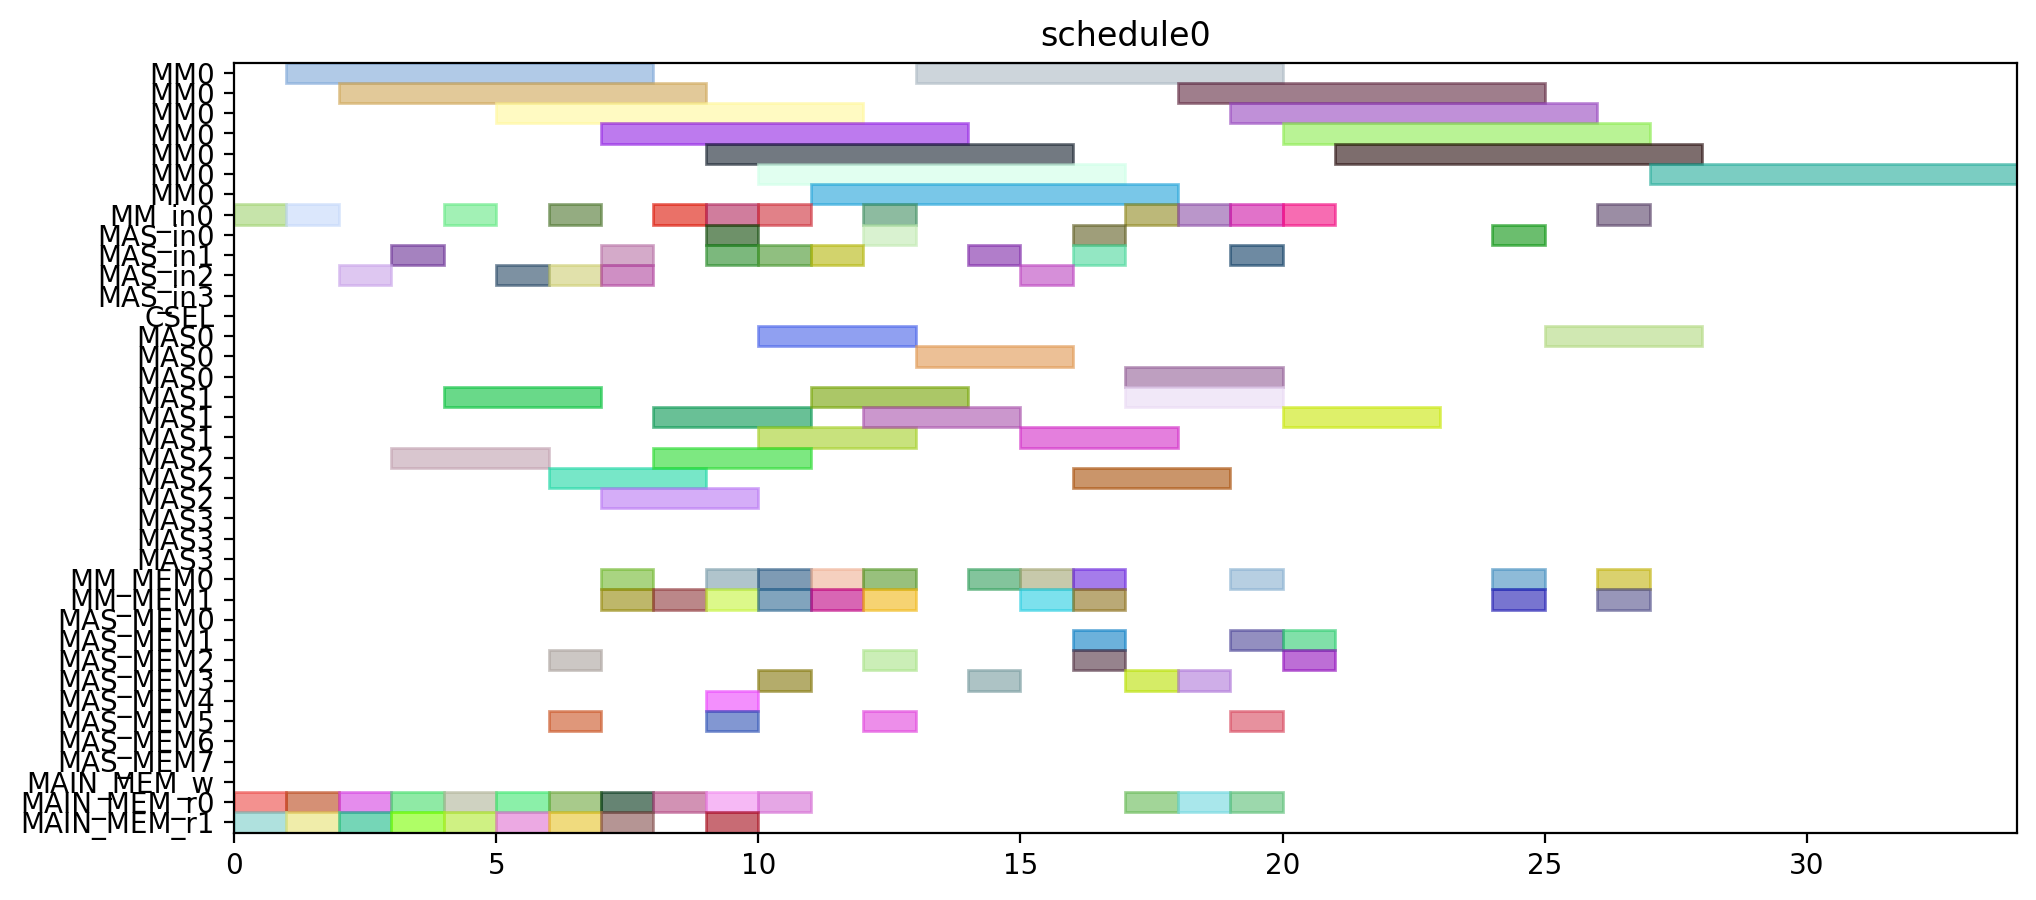

This chart was generated by the following Python code:
from pyschedule import Scenario, solvers, plotters, alt


def solve():
	horizon = 120
	S = Scenario("schedule0", horizon=horizon)

	# resource
	MM = S.Resources('MM', num=1, size=7)
	MM_in = S.Resources('MM_in', num=1)
	MAS_in = S.Resources('MAS_in', num=4)
	CSEL = S.Resource('CSEL')
	MAS = S.Resources('MAS', num=4, size=3, periods=range(1, horizon))
	MM_MEM = S.Resources('MM_MEM', num=2)
	MAS_MEM = S.Resources('MAS_MEM', num=8)
	MAIN_MEM_w = S.Resource('MAIN_MEM_w', size=1)
	MAIN_MEM_r = S.Resources('MAIN_MEM_r', num=2)

	# result of previous scheduling

	# new tasks
	t0 = S.Task('t0', length=7, delay_cost=1)
	t0 += alt(MM)
	t0_in = S.Task('t0_in', length=1, delay_cost=1)
	t0_in += alt(MM_in)
	S += t0_in*MM_in[0]<=t0*MM[0]
	t0_mem0 = S.Task('t0_mem0', length=1, delay_cost=1)
	t0_mem0 += MAIN_MEM_r[0]
	S += t0_mem0 <= t0

	t0_mem1 = S.Task('t0_mem1', length=1, delay_cost=1)
	t0_mem1 += MAIN_MEM_r[1]
	S += t0_mem1 <= t0

	t1 = S.Task('t1', length=7, delay_cost=1)
	t1 += alt(MM)
	t1_in = S.Task('t1_in', length=1, delay_cost=1)
	t1_in += alt(MM_in)
	S += t1_in*MM_in[0]<=t1*MM[0]
	t1_mem0 = S.Task('t1_mem0', length=1, delay_cost=1)
	t1_mem0 += MAIN_MEM_r[0]
	S += t1_mem0 <= t1

	t1_mem1 = S.Task('t1_mem1', length=1, delay_cost=1)
	t1_mem1 += MAIN_MEM_r[1]
	S += t1_mem1 <= t1

	t2 = S.Task('t2', length=7, delay_cost=1)
	t2 += alt(MM)
	t2_in = S.Task('t2_in', length=1, delay_cost=1)
	t2_in += alt(MM_in)
	S += t2_in*MM_in[0]<=t2*MM[0]
	t2_mem0 = S.Task('t2_mem0', length=1, delay_cost=1)
	t2_mem0 += MAIN_MEM_r[0]
	S += t2_mem0 <= t2

	t2_mem1 = S.Task('t2_mem1', length=1, delay_cost=1)
	t2_mem1 += MAIN_MEM_r[1]
	S += t2_mem1 <= t2

	t3 = S.Task('t3', length=3, delay_cost=1)
	t3 += alt(MAS)
	t3_in = S.Task('t3_in', length=1, delay_cost=1)
	t3_in += alt(MAS_in)
	S += t3_in*MAS_in[0]<=t3*MAS[0]

	S += t3_in*MAS_in[1]<=t3*MAS[1]

	S += t3_in*MAS_in[2]<=t3*MAS[2]

	S += t3_in*MAS_in[3]<=t3*MAS[3]

	t3_mem0 = S.Task('t3_mem0', length=1, delay_cost=1)
	t3_mem0 += MAIN_MEM_r[0]
	S += t3_mem0 <= t3

	t3_mem1 = S.Task('t3_mem1', length=1, delay_cost=1)
	t3_mem1 += MAIN_MEM_r[1]
	S += t3_mem1 <= t3

	t4 = S.Task('t4', length=3, delay_cost=1)
	t4 += alt(MAS)
	t4_in = S.Task('t4_in', length=1, delay_cost=1)
	t4_in += alt(MAS_in)
	S += t4_in*MAS_in[0]<=t4*MAS[0]

	S += t4_in*MAS_in[1]<=t4*MAS[1]

	S += t4_in*MAS_in[2]<=t4*MAS[2]

	S += t4_in*MAS_in[3]<=t4*MAS[3]

	t4_mem0 = S.Task('t4_mem0', length=1, delay_cost=1)
	t4_mem0 += MAIN_MEM_r[0]
	S += t4_mem0 <= t4

	t4_mem1 = S.Task('t4_mem1', length=1, delay_cost=1)
	t4_mem1 += MAIN_MEM_r[1]
	S += t4_mem1 <= t4

	t8 = S.Task('t8', length=3, delay_cost=1)
	t8 += alt(MAS)
	t8_in = S.Task('t8_in', length=1, delay_cost=1)
	t8_in += alt(MAS_in)
	S += t8_in*MAS_in[0]<=t8*MAS[0]

	S += t8_in*MAS_in[1]<=t8*MAS[1]

	S += t8_in*MAS_in[2]<=t8*MAS[2]

	S += t8_in*MAS_in[3]<=t8*MAS[3]

	t8_mem0 = S.Task('t8_mem0', length=1, delay_cost=1)
	t8_mem0 += MAIN_MEM_r[0]
	S += t8_mem0 <= t8

	t8_mem1 = S.Task('t8_mem1', length=1, delay_cost=1)
	t8_mem1 += MAIN_MEM_r[1]
	S += t8_mem1 <= t8

	t9 = S.Task('t9', length=3, delay_cost=1)
	t9 += alt(MAS)
	t9_in = S.Task('t9_in', length=1, delay_cost=1)
	t9_in += alt(MAS_in)
	S += t9_in*MAS_in[0]<=t9*MAS[0]

	S += t9_in*MAS_in[1]<=t9*MAS[1]

	S += t9_in*MAS_in[2]<=t9*MAS[2]

	S += t9_in*MAS_in[3]<=t9*MAS[3]

	t9_mem0 = S.Task('t9_mem0', length=1, delay_cost=1)
	t9_mem0 += MAIN_MEM_r[0]
	S += t9_mem0 <= t9

	t9_mem1 = S.Task('t9_mem1', length=1, delay_cost=1)
	t9_mem1 += MAIN_MEM_r[1]
	S += t9_mem1 <= t9

	t13 = S.Task('t13', length=3, delay_cost=1)
	t13 += alt(MAS)
	t13_in = S.Task('t13_in', length=1, delay_cost=1)
	t13_in += alt(MAS_in)
	S += t13_in*MAS_in[0]<=t13*MAS[0]

	S += t13_in*MAS_in[1]<=t13*MAS[1]

	S += t13_in*MAS_in[2]<=t13*MAS[2]

	S += t13_in*MAS_in[3]<=t13*MAS[3]

	t13_mem0 = S.Task('t13_mem0', length=1, delay_cost=1)
	t13_mem0 += MAIN_MEM_r[0]
	S += t13_mem0 <= t13

	t13_mem1 = S.Task('t13_mem1', length=1, delay_cost=1)
	t13_mem1 += MAIN_MEM_r[1]
	S += t13_mem1 <= t13

	t14 = S.Task('t14', length=3, delay_cost=1)
	t14 += alt(MAS)
	t14_in = S.Task('t14_in', length=1, delay_cost=1)
	t14_in += alt(MAS_in)
	S += t14_in*MAS_in[0]<=t14*MAS[0]

	S += t14_in*MAS_in[1]<=t14*MAS[1]

	S += t14_in*MAS_in[2]<=t14*MAS[2]

	S += t14_in*MAS_in[3]<=t14*MAS[3]

	t14_mem0 = S.Task('t14_mem0', length=1, delay_cost=1)
	t14_mem0 += MAIN_MEM_r[0]
	S += t14_mem0 <= t14

	t14_mem1 = S.Task('t14_mem1', length=1, delay_cost=1)
	t14_mem1 += MAIN_MEM_r[1]
	S += t14_mem1 <= t14

	t5 = S.Task('t5', length=7, delay_cost=1)
	t5 += alt(MM)
	t5_in = S.Task('t5_in', length=1, delay_cost=1)
	t5_in += alt(MM_in)
	S += t5_in*MM_in[0]<=t5*MM[0]
	t5_mem0 = S.Task('t5_mem0', length=1, delay_cost=1)
	t5_mem0 += alt(MAS_MEM)
	S += (t3*MAS[0])-1 < t5_mem0*MAS_MEM[0]
	S += (t3*MAS[1])-1 < t5_mem0*MAS_MEM[2]
	S += (t3*MAS[2])-1 < t5_mem0*MAS_MEM[4]
	S += (t3*MAS[3])-1 < t5_mem0*MAS_MEM[6]
	S += t5_mem0 <= t5

	t5_mem1 = S.Task('t5_mem1', length=1, delay_cost=1)
	t5_mem1 += alt(MAS_MEM)
	S += (t4*MAS[0])-1 < t5_mem1*MAS_MEM[1]
	S += (t4*MAS[1])-1 < t5_mem1*MAS_MEM[3]
	S += (t4*MAS[2])-1 < t5_mem1*MAS_MEM[5]
	S += (t4*MAS[3])-1 < t5_mem1*MAS_MEM[7]
	S += t5_mem1 <= t5

	t6 = S.Task('t6', length=3, delay_cost=1)
	t6 += alt(MAS)
	t6_in = S.Task('t6_in', length=1, delay_cost=1)
	t6_in += alt(MAS_in)
	S += t6_in*MAS_in[0]<=t6*MAS[0]

	S += t6_in*MAS_in[1]<=t6*MAS[1]

	S += t6_in*MAS_in[2]<=t6*MAS[2]

	S += t6_in*MAS_in[3]<=t6*MAS[3]

	t6_mem0 = S.Task('t6_mem0', length=1, delay_cost=1)
	t6_mem0 += alt(MM_MEM)
	S += (t0*MM[0])-1 < t6_mem0*MM_MEM[0]
	S += t6_mem0 <= t6

	t6_mem1 = S.Task('t6_mem1', length=1, delay_cost=1)
	t6_mem1 += alt(MM_MEM)
	S += (t1*MM[0])-1 < t6_mem1*MM_MEM[1]
	S += t6_mem1 <= t6

	t10 = S.Task('t10', length=7, delay_cost=1)
	t10 += alt(MM)
	t10_in = S.Task('t10_in', length=1, delay_cost=1)
	t10_in += alt(MM_in)
	S += t10_in*MM_in[0]<=t10*MM[0]
	t10_mem0 = S.Task('t10_mem0', length=1, delay_cost=1)
	t10_mem0 += alt(MAS_MEM)
	S += (t8*MAS[0])-1 < t10_mem0*MAS_MEM[0]
	S += (t8*MAS[1])-1 < t10_mem0*MAS_MEM[2]
	S += (t8*MAS[2])-1 < t10_mem0*MAS_MEM[4]
	S += (t8*MAS[3])-1 < t10_mem0*MAS_MEM[6]
	S += t10_mem0 <= t10

	t10_mem1 = S.Task('t10_mem1', length=1, delay_cost=1)
	t10_mem1 += alt(MAS_MEM)
	S += (t9*MAS[0])-1 < t10_mem1*MAS_MEM[1]
	S += (t9*MAS[1])-1 < t10_mem1*MAS_MEM[3]
	S += (t9*MAS[2])-1 < t10_mem1*MAS_MEM[5]
	S += (t9*MAS[3])-1 < t10_mem1*MAS_MEM[7]
	S += t10_mem1 <= t10

	t11 = S.Task('t11', length=3, delay_cost=1)
	t11 += alt(MAS)
	t11_in = S.Task('t11_in', length=1, delay_cost=1)
	t11_in += alt(MAS_in)
	S += t11_in*MAS_in[0]<=t11*MAS[0]

	S += t11_in*MAS_in[1]<=t11*MAS[1]

	S += t11_in*MAS_in[2]<=t11*MAS[2]

	S += t11_in*MAS_in[3]<=t11*MAS[3]

	t11_mem0 = S.Task('t11_mem0', length=1, delay_cost=1)
	t11_mem0 += alt(MM_MEM)
	S += (t1*MM[0])-1 < t11_mem0*MM_MEM[0]
	S += t11_mem0 <= t11

	t11_mem1 = S.Task('t11_mem1', length=1, delay_cost=1)
	t11_mem1 += alt(MM_MEM)
	S += (t2*MM[0])-1 < t11_mem1*MM_MEM[1]
	S += t11_mem1 <= t11

	t15 = S.Task('t15', length=7, delay_cost=1)
	t15 += alt(MM)
	t15_in = S.Task('t15_in', length=1, delay_cost=1)
	t15_in += alt(MM_in)
	S += t15_in*MM_in[0]<=t15*MM[0]
	t15_mem0 = S.Task('t15_mem0', length=1, delay_cost=1)
	t15_mem0 += alt(MAS_MEM)
	S += (t13*MAS[0])-1 < t15_mem0*MAS_MEM[0]
	S += (t13*MAS[1])-1 < t15_mem0*MAS_MEM[2]
	S += (t13*MAS[2])-1 < t15_mem0*MAS_MEM[4]
	S += (t13*MAS[3])-1 < t15_mem0*MAS_MEM[6]
	S += t15_mem0 <= t15

	t15_mem1 = S.Task('t15_mem1', length=1, delay_cost=1)
	t15_mem1 += alt(MAS_MEM)
	S += (t14*MAS[0])-1 < t15_mem1*MAS_MEM[1]
	S += (t14*MAS[1])-1 < t15_mem1*MAS_MEM[3]
	S += (t14*MAS[2])-1 < t15_mem1*MAS_MEM[5]
	S += (t14*MAS[3])-1 < t15_mem1*MAS_MEM[7]
	S += t15_mem1 <= t15

	t16 = S.Task('t16', length=3, delay_cost=1)
	t16 += alt(MAS)
	t16_in = S.Task('t16_in', length=1, delay_cost=1)
	t16_in += alt(MAS_in)
	S += t16_in*MAS_in[0]<=t16*MAS[0]

	S += t16_in*MAS_in[1]<=t16*MAS[1]

	S += t16_in*MAS_in[2]<=t16*MAS[2]

	S += t16_in*MAS_in[3]<=t16*MAS[3]

	t16_mem0 = S.Task('t16_mem0', length=1, delay_cost=1)
	t16_mem0 += alt(MM_MEM)
	S += (t0*MM[0])-1 < t16_mem0*MM_MEM[0]
	S += t16_mem0 <= t16

	t16_mem1 = S.Task('t16_mem1', length=1, delay_cost=1)
	t16_mem1 += alt(MM_MEM)
	S += (t2*MM[0])-1 < t16_mem1*MM_MEM[1]
	S += t16_mem1 <= t16

	t19 = S.Task('t19', length=7, delay_cost=1)
	t19 += alt(MM)
	t19_in = S.Task('t19_in', length=1, delay_cost=1)
	t19_in += alt(MM_in)
	S += t19_in*MM_in[0]<=t19*MM[0]
	t19_mem0 = S.Task('t19_mem0', length=1, delay_cost=1)
	t19_mem0 += MAIN_MEM_r[0]
	S += t19_mem0 <= t19

	t19_mem1 = S.Task('t19_mem1', length=1, delay_cost=1)
	t19_mem1 += alt(MM_MEM)
	S += (t2*MM[0])-1 < t19_mem1*MM_MEM[1]
	S += t19_mem1 <= t19

	t24 = S.Task('t24', length=3, delay_cost=1)
	t24 += alt(MAS)
	t24_in = S.Task('t24_in', length=1, delay_cost=1)
	t24_in += alt(MAS_in)
	S += t24_in*MAS_in[0]<=t24*MAS[0]

	S += t24_in*MAS_in[1]<=t24*MAS[1]

	S += t24_in*MAS_in[2]<=t24*MAS[2]

	S += t24_in*MAS_in[3]<=t24*MAS[3]

	t24_mem0 = S.Task('t24_mem0', length=1, delay_cost=1)
	t24_mem0 += alt(MM_MEM)
	S += (t0*MM[0])-1 < t24_mem0*MM_MEM[0]
	S += t24_mem0 <= t24

	t24_mem1 = S.Task('t24_mem1', length=1, delay_cost=1)
	t24_mem1 += alt(MM_MEM)
	S += (t0*MM[0])-1 < t24_mem1*MM_MEM[1]
	S += t24_mem1 <= t24

	t26 = S.Task('t26', length=7, delay_cost=1)
	t26 += alt(MM)
	t26_in = S.Task('t26_in', length=1, delay_cost=1)
	t26_in += alt(MM_in)
	S += t26_in*MM_in[0]<=t26*MM[0]
	t26_mem0 = S.Task('t26_mem0', length=1, delay_cost=1)
	t26_mem0 += MAIN_MEM_r[0]
	S += t26_mem0 <= t26

	t26_mem1 = S.Task('t26_mem1', length=1, delay_cost=1)
	t26_mem1 += alt(MM_MEM)
	S += (t2*MM[0])-1 < t26_mem1*MM_MEM[1]
	S += t26_mem1 <= t26

	t7 = S.Task('t7', length=3, delay_cost=1)
	t7 += alt(MAS)
	t7_in = S.Task('t7_in', length=1, delay_cost=1)
	t7_in += alt(MAS_in)
	S += t7_in*MAS_in[0]<=t7*MAS[0]

	S += t7_in*MAS_in[1]<=t7*MAS[1]

	S += t7_in*MAS_in[2]<=t7*MAS[2]

	S += t7_in*MAS_in[3]<=t7*MAS[3]

	t7_mem0 = S.Task('t7_mem0', length=1, delay_cost=1)
	t7_mem0 += alt(MM_MEM)
	S += (t5*MM[0])-1 < t7_mem0*MM_MEM[0]
	S += t7_mem0 <= t7

	t7_mem1 = S.Task('t7_mem1', length=1, delay_cost=1)
	t7_mem1 += alt(MAS_MEM)
	S += (t6*MAS[0])-1 < t7_mem1*MAS_MEM[1]
	S += (t6*MAS[1])-1 < t7_mem1*MAS_MEM[3]
	S += (t6*MAS[2])-1 < t7_mem1*MAS_MEM[5]
	S += (t6*MAS[3])-1 < t7_mem1*MAS_MEM[7]
	S += t7_mem1 <= t7

	t12 = S.Task('t12', length=3, delay_cost=1)
	t12 += alt(MAS)
	t12_in = S.Task('t12_in', length=1, delay_cost=1)
	t12_in += alt(MAS_in)
	S += t12_in*MAS_in[0]<=t12*MAS[0]

	S += t12_in*MAS_in[1]<=t12*MAS[1]

	S += t12_in*MAS_in[2]<=t12*MAS[2]

	S += t12_in*MAS_in[3]<=t12*MAS[3]

	t12_mem0 = S.Task('t12_mem0', length=1, delay_cost=1)
	t12_mem0 += alt(MM_MEM)
	S += (t10*MM[0])-1 < t12_mem0*MM_MEM[0]
	S += t12_mem0 <= t12

	t12_mem1 = S.Task('t12_mem1', length=1, delay_cost=1)
	t12_mem1 += alt(MAS_MEM)
	S += (t11*MAS[0])-1 < t12_mem1*MAS_MEM[1]
	S += (t11*MAS[1])-1 < t12_mem1*MAS_MEM[3]
	S += (t11*MAS[2])-1 < t12_mem1*MAS_MEM[5]
	S += (t11*MAS[3])-1 < t12_mem1*MAS_MEM[7]
	S += t12_mem1 <= t12

	t17 = S.Task('t17', length=3, delay_cost=1)
	t17 += alt(MAS)
	t17_in = S.Task('t17_in', length=1, delay_cost=1)
	t17_in += alt(MAS_in)
	S += t17_in*MAS_in[0]<=t17*MAS[0]

	S += t17_in*MAS_in[1]<=t17*MAS[1]

	S += t17_in*MAS_in[2]<=t17*MAS[2]

	S += t17_in*MAS_in[3]<=t17*MAS[3]

	t17_mem0 = S.Task('t17_mem0', length=1, delay_cost=1)
	t17_mem0 += alt(MM_MEM)
	S += (t15*MM[0])-1 < t17_mem0*MM_MEM[0]
	S += t17_mem0 <= t17

	t17_mem1 = S.Task('t17_mem1', length=1, delay_cost=1)
	t17_mem1 += alt(MAS_MEM)
	S += (t16*MAS[0])-1 < t17_mem1*MAS_MEM[1]
	S += (t16*MAS[1])-1 < t17_mem1*MAS_MEM[3]
	S += (t16*MAS[2])-1 < t17_mem1*MAS_MEM[5]
	S += (t16*MAS[3])-1 < t17_mem1*MAS_MEM[7]
	S += t17_mem1 <= t17

	t25 = S.Task('t25', length=3, delay_cost=1)
	t25 += alt(MAS)
	t25_in = S.Task('t25_in', length=1, delay_cost=1)
	t25_in += alt(MAS_in)
	S += t25_in*MAS_in[0]<=t25*MAS[0]

	S += t25_in*MAS_in[1]<=t25*MAS[1]

	S += t25_in*MAS_in[2]<=t25*MAS[2]

	S += t25_in*MAS_in[3]<=t25*MAS[3]

	t25_mem0 = S.Task('t25_mem0', length=1, delay_cost=1)
	t25_mem0 += alt(MM_MEM)
	S += (t0*MM[0])-1 < t25_mem0*MM_MEM[0]
	S += t25_mem0 <= t25

	t25_mem1 = S.Task('t25_mem1', length=1, delay_cost=1)
	t25_mem1 += alt(MAS_MEM)
	S += (t24*MAS[0])-1 < t25_mem1*MAS_MEM[1]
	S += (t24*MAS[1])-1 < t25_mem1*MAS_MEM[3]
	S += (t24*MAS[2])-1 < t25_mem1*MAS_MEM[5]
	S += (t24*MAS[3])-1 < t25_mem1*MAS_MEM[7]
	S += t25_mem1 <= t25

	t29 = S.Task('t29', length=3, delay_cost=1)
	t29 += alt(MAS)
	t29_in = S.Task('t29_in', length=1, delay_cost=1)
	t29_in += alt(MAS_in)
	S += t29_in*MAS_in[0]<=t29*MAS[0]

	S += t29_in*MAS_in[1]<=t29*MAS[1]

	S += t29_in*MAS_in[2]<=t29*MAS[2]

	S += t29_in*MAS_in[3]<=t29*MAS[3]

	t29_mem0 = S.Task('t29_mem0', length=1, delay_cost=1)
	t29_mem0 += alt(MM_MEM)
	S += (t0*MM[0])-1 < t29_mem0*MM_MEM[0]
	S += t29_mem0 <= t29

	t29_mem1 = S.Task('t29_mem1', length=1, delay_cost=1)
	t29_mem1 += alt(MM_MEM)
	S += (t26*MM[0])-1 < t29_mem1*MM_MEM[1]
	S += t29_mem1 <= t29

	t18 = S.Task('t18', length=7, delay_cost=1)
	t18 += alt(MM)
	t18_in = S.Task('t18_in', length=1, delay_cost=1)
	t18_in += alt(MM_in)
	S += t18_in*MM_in[0]<=t18*MM[0]
	t18_mem0 = S.Task('t18_mem0', length=1, delay_cost=1)
	t18_mem0 += MAIN_MEM_r[0]
	S += t18_mem0 <= t18

	t18_mem1 = S.Task('t18_mem1', length=1, delay_cost=1)
	t18_mem1 += alt(MAS_MEM)
	S += (t12*MAS[0])-1 < t18_mem1*MAS_MEM[1]
	S += (t12*MAS[1])-1 < t18_mem1*MAS_MEM[3]
	S += (t12*MAS[2])-1 < t18_mem1*MAS_MEM[5]
	S += (t12*MAS[3])-1 < t18_mem1*MAS_MEM[7]
	S += t18_mem1 <= t18

	t27 = S.Task('t27', length=7, delay_cost=1)
	t27 += alt(MM)
	t27_in = S.Task('t27_in', length=1, delay_cost=1)
	t27_in += alt(MM_in)
	S += t27_in*MM_in[0]<=t27*MM[0]
	t27_mem0 = S.Task('t27_mem0', length=1, delay_cost=1)
	t27_mem0 += MAIN_MEM_r[0]
	S += t27_mem0 <= t27

	t27_mem1 = S.Task('t27_mem1', length=1, delay_cost=1)
	t27_mem1 += alt(MAS_MEM)
	S += (t12*MAS[0])-1 < t27_mem1*MAS_MEM[1]
	S += (t12*MAS[1])-1 < t27_mem1*MAS_MEM[3]
	S += (t12*MAS[2])-1 < t27_mem1*MAS_MEM[5]
	S += (t12*MAS[3])-1 < t27_mem1*MAS_MEM[7]
	S += t27_mem1 <= t27

	t28 = S.Task('t28', length=3, delay_cost=1)
	t28 += alt(MAS)
	t28_in = S.Task('t28_in', length=1, delay_cost=1)
	t28_in += alt(MAS_in)
	S += t28_in*MAS_in[0]<=t28*MAS[0]

	S += t28_in*MAS_in[1]<=t28*MAS[1]

	S += t28_in*MAS_in[2]<=t28*MAS[2]

	S += t28_in*MAS_in[3]<=t28*MAS[3]

	t28_mem0 = S.Task('t28_mem0', length=1, delay_cost=1)
	t28_mem0 += alt(MAS_MEM)
	S += (t25*MAS[0])-1 < t28_mem0*MAS_MEM[0]
	S += (t25*MAS[1])-1 < t28_mem0*MAS_MEM[2]
	S += (t25*MAS[2])-1 < t28_mem0*MAS_MEM[4]
	S += (t25*MAS[3])-1 < t28_mem0*MAS_MEM[6]
	S += t28_mem0 <= t28

	t28_mem1 = S.Task('t28_mem1', length=1, delay_cost=1)
	t28_mem1 += alt(MM_MEM)
	S += (t26*MM[0])-1 < t28_mem1*MM_MEM[1]
	S += t28_mem1 <= t28

	t30 = S.Task('t30', length=7, delay_cost=1)
	t30 += alt(MM)
	t30_in = S.Task('t30_in', length=1, delay_cost=1)
	t30_in += alt(MM_in)
	S += t30_in*MM_in[0]<=t30*MM[0]
	t30_mem0 = S.Task('t30_mem0', length=1, delay_cost=1)
	t30_mem0 += MAIN_MEM_r[0]
	S += t30_mem0 <= t30

	t30_mem1 = S.Task('t30_mem1', length=1, delay_cost=1)
	t30_mem1 += alt(MAS_MEM)
	S += (t29*MAS[0])-1 < t30_mem1*MAS_MEM[1]
	S += (t29*MAS[1])-1 < t30_mem1*MAS_MEM[3]
	S += (t29*MAS[2])-1 < t30_mem1*MAS_MEM[5]
	S += (t29*MAS[3])-1 < t30_mem1*MAS_MEM[7]
	S += t30_mem1 <= t30

	t20 = S.Task('t20', length=3, delay_cost=1)
	t20 += alt(MAS)
	t20_in = S.Task('t20_in', length=1, delay_cost=1)
	t20_in += alt(MAS_in)
	S += t20_in*MAS_in[0]<=t20*MAS[0]

	S += t20_in*MAS_in[1]<=t20*MAS[1]

	S += t20_in*MAS_in[2]<=t20*MAS[2]

	S += t20_in*MAS_in[3]<=t20*MAS[3]

	t20_mem0 = S.Task('t20_mem0', length=1, delay_cost=1)
	t20_mem0 += alt(MM_MEM)
	S += (t19*MM[0])-1 < t20_mem0*MM_MEM[0]
	S += t20_mem0 <= t20

	t20_mem1 = S.Task('t20_mem1', length=1, delay_cost=1)
	t20_mem1 += alt(MM_MEM)
	S += (t18*MM[0])-1 < t20_mem1*MM_MEM[1]
	S += t20_mem1 <= t20

	t31 = S.Task('t31', length=7, delay_cost=1)
	t31 += alt(MM)
	t31_in = S.Task('t31_in', length=1, delay_cost=1)
	t31_in += alt(MM_in)
	S += t31_in*MM_in[0]<=t31*MM[0]
	t31_mem0 = S.Task('t31_mem0', length=1, delay_cost=1)
	t31_mem0 += alt(MM_MEM)
	S += (t27*MM[0])-1 < t31_mem0*MM_MEM[0]
	S += t31_mem0 <= t31

	t31_mem1 = S.Task('t31_mem1', length=1, delay_cost=1)
	t31_mem1 += alt(MM_MEM)
	S += (t30*MM[0])-1 < t31_mem1*MM_MEM[1]
	S += t31_mem1 <= t31

	t35 = S.Task('t35', length=7, delay_cost=1)
	t35 += alt(MM)
	t35_in = S.Task('t35_in', length=1, delay_cost=1)
	t35_in += alt(MM_in)
	S += t35_in*MM_in[0]<=t35*MM[0]
	t35_mem0 = S.Task('t35_mem0', length=1, delay_cost=1)
	t35_mem0 += alt(MAS_MEM)
	S += (t7*MAS[0])-1 < t35_mem0*MAS_MEM[0]
	S += (t7*MAS[1])-1 < t35_mem0*MAS_MEM[2]
	S += (t7*MAS[2])-1 < t35_mem0*MAS_MEM[4]
	S += (t7*MAS[3])-1 < t35_mem0*MAS_MEM[6]
	S += t35_mem0 <= t35

	t35_mem1 = S.Task('t35_mem1', length=1, delay_cost=1)
	t35_mem1 += alt(MAS_MEM)
	S += (t28*MAS[0])-1 < t35_mem1*MAS_MEM[1]
	S += (t28*MAS[1])-1 < t35_mem1*MAS_MEM[3]
	S += (t28*MAS[2])-1 < t35_mem1*MAS_MEM[5]
	S += (t28*MAS[3])-1 < t35_mem1*MAS_MEM[7]
	S += t35_mem1 <= t35

	solvers.mip.solve(S,msg=1,kind='CPLEX',ratio_gap=1.01)

	solution = [['hoge']*len(S.solution()[1]) for i in range(len(S.solution()))]
	for i in range(len(S.solution())):
		for j in range(len(S.solution()[i])):
			solution[i][j]=str(S.solution()[i][j])
	print(solution)

	cycles = int(solution[-1][3])

	pic_file_name = "/home/mfukuda/ABE/multiRAM_multiMAS_16mux/scheduling_result/stage7MM1_stage3MAS4/EP_ADD_A_ANY/schedule0.png"
	if(S.solution() != []):
		plotters.matplotlib.plot(S,img_filename=pic_file_name, show_task_labels=False, fig_size=(cycles*0.25+3, 5))

	return solution
